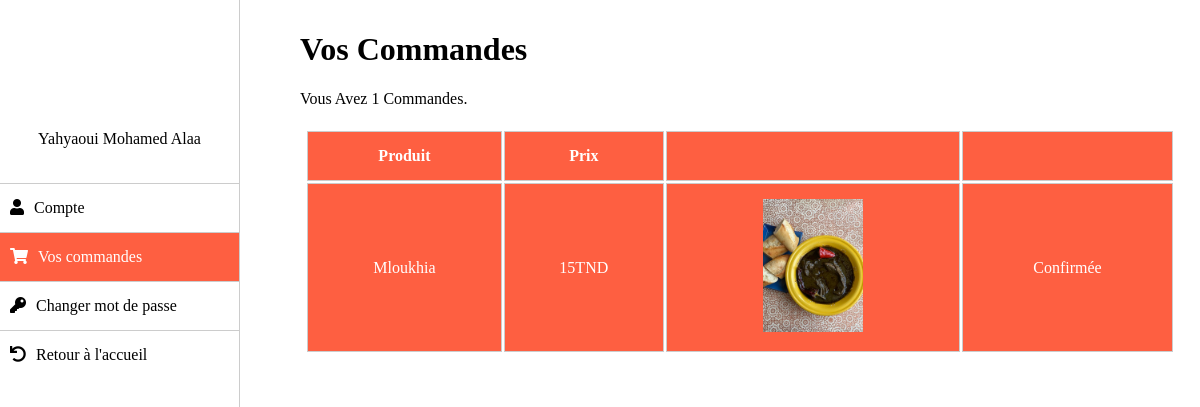
Page /account.php?tab=commande (signed in) on the committed database.
### tables this page shows
CREATE TABLE `food` (
  `food_id` int(11) NOT NULL,
  `food_name` varchar(20) NOT NULL,
  `food_price` int(11) NOT NULL,
  `food_description` varchar(200) NOT NULL,
  `food_img` varchar(200) NOT NULL
);

### account.php (the view, shortened to what this page needs)
<?php
include "connect.php";
$query  = mysqli_query($conn,"SELECT * FROM users WHERE email = '$_SESSION[user]'");
$result = mysqli_fetch_row($query);
?>
<!DOCTYPE html>
<html lang="en">
<head>
	<link rel="stylesheet" href="css/style.css">
</head>
<body>
	<div class="account-wrap">
		<div class="account-sidebar">
			<div class="account-info">
				<div class="account-profile-img" <?php if($result[6] !== "") echo "style=background-image:url($result[6])"; ?>></div>
				<span><?php echo ucfirst($_SESSION["nom"]) . " " . ucfirst($_SESSION["prenom"]); ?></span>
			</div>
			<ul>
				<li <?php if(!isset($_GET["tab"]) || $_GET["tab"] === "compte") echo "class='active'" ?>>
					<i class="fas fa-user"></i><a href="?tab=compte">Compte</a>
				</li>
				<li <?php if(isset($_GET["tab"]) && $_GET["tab"] === "commande") echo "class='active'" ?>>
					<i class="fas fa-shopping-cart"></i><a href="?tab=commande">Vos commandes</a>
				</li>
				<li <?php if(isset($_GET["tab"]) && $_GET["tab"] === "motdepasse") echo "class='active'" ?>>
					<i class="fas fa-key"></i><a href="?tab=motdepasse">Changer mot de passe</a>
				</li>
				<li>
					<i class="fas fa-undo"></i><a href="index.php">Retour à l'accueil</a>
				</li>
			</ul>
		</div>
		<div class="account-content">
			<?php
				if(!isset($_GET["tab"]) || $_GET["tab"] === "compte")
				{
					?>
					<form class="account-form" method="POST" action="<?php echo $_SERVER["PHP_SELF"] ?>" enctype="multipart/form-data">
					<h1>Compte</h1>
					<?php
						if($_SERVER["REQUEST_METHOD"] === "POST")
						{
							$nom    = $_POST["nom"];
							$prenom = $_POST["prenom"];
							$email  = $_POST["email"];
							$tel    = $_POST["tel"];
							$file   = $_FILES["img"];
							if($file !== "")
							{
								$filelocation = $_FILES["img"]["tmp_name"];
								$destination = "img/users/".$_FILES["img"]["name"];
								move_uploaded_file($_FILES["img"]["tmp_name"], $destination);
								$query  = mysqli_query($conn,"
								UPDATE users SET nom = '$nom', prenom = '$prenom', email = '$email', tel = '$tel', profile_image = '$destination' WHERE email = '$_SESSION[user]'");
							}
							else
							{
								$query  = mysqli_query($conn,"
								UPDATE users SET nom = '$nom', prenom = '$prenom', email = '$email', tel = '$tel' WHERE email = '$_SESSION[user]'");
							}
						}
					?>
						<div class="row">
						<?php
							$query  = mysqli_query($conn,"SELECT * FROM users WHERE email = '$_SESSION[user]'");
							$result = mysqli_fetch_row($query);
						?>
							<div class="form-group">
								<label for="nom">Nom</label>
								<input type="text" id="nom" value="<?php echo $result[1] ?>" placeholder="Nom" name="nom">
							</div>
							<div class="form-group">
								<label for="prenom">Prénom</label>
								<input type="text" id="prenom" value="<?php echo $result[2] ?>"  placeholder="Prénom" name="prenom">
							</div>
						</div>
						<div class="row">
							<div class="form-group">
								<label for="email">Email</label>
								<input type="email" id="email" value="<?php echo $result[3] ?>"  placeholder="Email" name="email">
							</div>
							<div class="form-group">
								<label for="phone">Numéro de téléphone</label>
								<input type="phone" id="phone"  placeholder="Téléphone"  name="tel">
							</div>
						</div>
						<div class="form-group">
								<label for="file">Photo de profile</label>
								<input type="file" id="file" nom="file" name="img">
						</div>
						<input type="submit" value="Enregistrer">
					</form>
					<?php
				}
				else if($_GET["tab"] === "commande")
				{   ?>
						<h1>Vos Commandes</h1>
					<?php
					$query  = mysqli_query($conn, "SELECT * FROM users WHERE email = '$_SESSION[user]'");
					$id     = mysqli_fetch_row($query)[0];
					$query1 = mysqli_query($conn, "SELECT * FROM commande WHERE user_id = '$id'");
					echo "<p>Vous Avez ".mysqli_num_rows($query1)." Commandes.</p>";
					echo "
					<table>
						<thead>
							<th>Produit</th>
							<th>Prix</th>
							<th></th>
							<th></th>
						</thead>
					";
					while($tab = mysqli_fetch_array($query1))
					{
						echo "<tr>";
						$query2 = mysqli_query($conn, "SELECT * FROM food WHERE food_id = '$tab[1]'");
						while($tab1 = mysqli_fetch_array($query2))
						{
							echo "
							<td>$tab1[1]</td>
							<td>$tab1[2]TND</td>
							<td><img src='$tab1[4]' width=100></td>
							<td>";
							if($tab[3] == 1)
							{
								echo "Confirmée";
							}
							else
							{
								echo "<a href='supprimercommande.php?commandeid=$tab[0]'>Supprimer</a> -
								<a href='confirmercommande.php?commandeid=$tab[0]'>Confirmer</a>";
							}
						}
						echo "</tr>";
					}
					echo "</table>";
				}
			?>
		</div>
	</div>
</body>
</html>

### rows in the picture
food: food_name "Mloukhia", food_price "15", food_img (picture)

### other values in the picture
$_SESSION["nom"] "Yahyaoui"
$_SESSION["prenom"] "Mohamed Alaa"
mysqli_num_rows($query1) "1"
